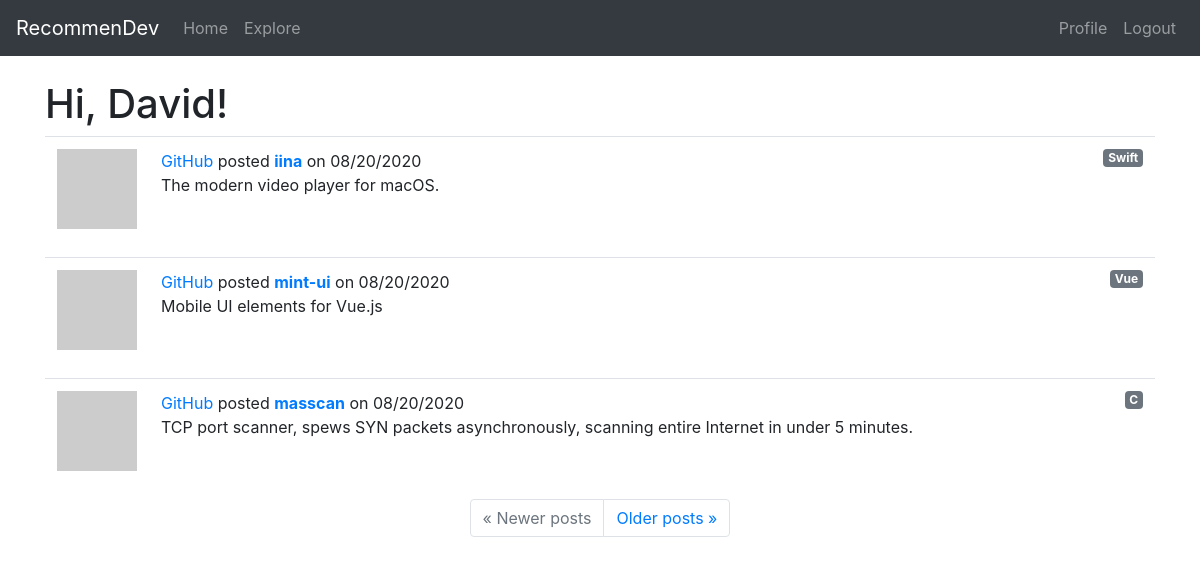
Screenshot of /explore (signed in) with the database file from the repository.
### app/models.py (models this page shows, shortened)
class User(UserMixin, db.Model):
    id = db.Column(db.Integer, primary_key=True)
    username = db.Column(db.String(30), index=True, unique=True)
    email = db.Column(db.String(50), index=True, unique=True)
    password_hash = db.Column(db.String(128))
    projects = db.relationship('Project', backref='owner', lazy='dynamic')
    about_me = db.Column(db.String(140))
    last_seen = db.Column(db.DateTime, default=datetime.utcnow)
    followed = db.relationship(
        'User', secondary=followers,
        primaryjoin=(followers.c.follower_id == id),
        secondaryjoin=(followers.c.followed_id == id),
        backref=db.backref('followers', lazy='dynamic'), lazy='dynamic')
    rated = db.relationship(
        'Project', secondary=ratings,
        backref=db.backref('raters', lazy='dynamic'), lazy='dynamic')
    def avatar(self, size):
        digest = md5(self.email.lower().encode('utf-8')).hexdigest()
        return 'https://www.gravatar.com/avatar/{}?d=retro&s={}'.format(digest, size)

class Project(db.Model):
    id = db.Column(db.Integer, primary_key=True)
    user_id = db.Column(db.Integer, db.ForeignKey('user.id'))
    title = db.Column(db.String(60))
    description = db.Column(db.String(150))
    timestamp = db.Column(db.DateTime, index=True, default=datetime.utcnow)
    language = db.Column(db.String(15))
    git_url = db.Column(db.String(50))
    tags = db.Column(db.String(60))

### app/routes.py (the view)
@app.route('/explore')
@login_required
def explore():
    page = request.args.get('page', 1, type=int)
    projects = Project.query.order_by(Project.timestamp.desc()).paginate(page, app.config['POSTS_PER_PAGE'], False)
    next_url = url_for('explore', page=projects.next_num) \
        if projects.has_next else None
    prev_url = url_for('explore', page=projects.prev_num) \
        if projects.has_prev else None
    return render_template('index.html', title='Explore', projects=projects.items, next_url=next_url, prev_url=prev_url)

### app/models.py (called while the page is built)
@login.user_loader
def load_user(id):
    return User.query.get(int(id))

### app/routes.py (called while the page is built)
@app.before_request
def before_request():
    if current_user.is_authenticated:
        current_user.last_seen = datetime.utcnow()
        db.session.commit()

### app/templates/index.html (shortened to what this page needs)
{% extends "base.html" %}
{% block content %}
    <h1>Hi, {{ current_user.username }}!</h1>
    {% for project in projects %}
        {% include '_project.html' %}
    {% endfor %}
    <nav aria-label="...">
        <ul class="pagination justify-content-center">
            <li class="page-item{% if not prev_url %} disabled{% endif %}">
                <a class="page-link" href="{{ prev_url or '#' }}">
                    <span aria-hidden="true">&laquo;</span> Newer posts
                </a>
            </li>
            <li class="page-item{% if not next_url %} disabled{% endif %}">
                <a class="page-link" href="{{ next_url or '#' }}">
                    Older posts <span aria-hidden="true">&raquo;</span>
                </a>
            </li>
        </ul>
    </nav>
{% endblock %}

### app/templates/_project.html
<table class="table table-hover">
    <tr>
        <td width="70px">
            <a href="{{ url_for('user', username=project.owner.username) }}">
                {% if project.owner %}
                <img src="{{ project.owner.avatar(70) }}" />
                {% else %}
                <img src="https://via.placeholder.com/70" />
                {% endif %}
            </a>
        </td>
        <td>
            <span class="user_popup">
                <a href="{{ url_for('user', username=project.owner.username) }}">
                    {{ project.owner.username }}
                </a>
            </span>
            posted <a href="{{ url_for('project', id=project.id) }}"><b>{{ project.title }}</b></a> on {{ moment(project.timestamp).format('L') }}
            <a href="{% if project.language %} {{ url_for('language', language=project.language) }} {% endif %}" class="badge badge-secondary float-right">{% if project.language %} {{ project.language }} {% endif %}</a>
            <br> {% if project.description %} {{ project.description }} {% endif %}
        </td>
    </tr>
</table>

### rows the page displays
User: username "David"
Project: owner.username "GitHub", title "iina", timestamp "08/20/2020", language "Swift", description "The modern video player for macOS."
Project: owner.username "GitHub", title "mint-ui", timestamp "08/20/2020", language "Vue", description "Mobile UI elements for Vue.js"
Project: owner.username "GitHub", title "masscan", timestamp "08/20/2020", language "C", description "TCP port scanner, spews SYN packets asynchronously, scanning entire Internet in under 5 minutes."
